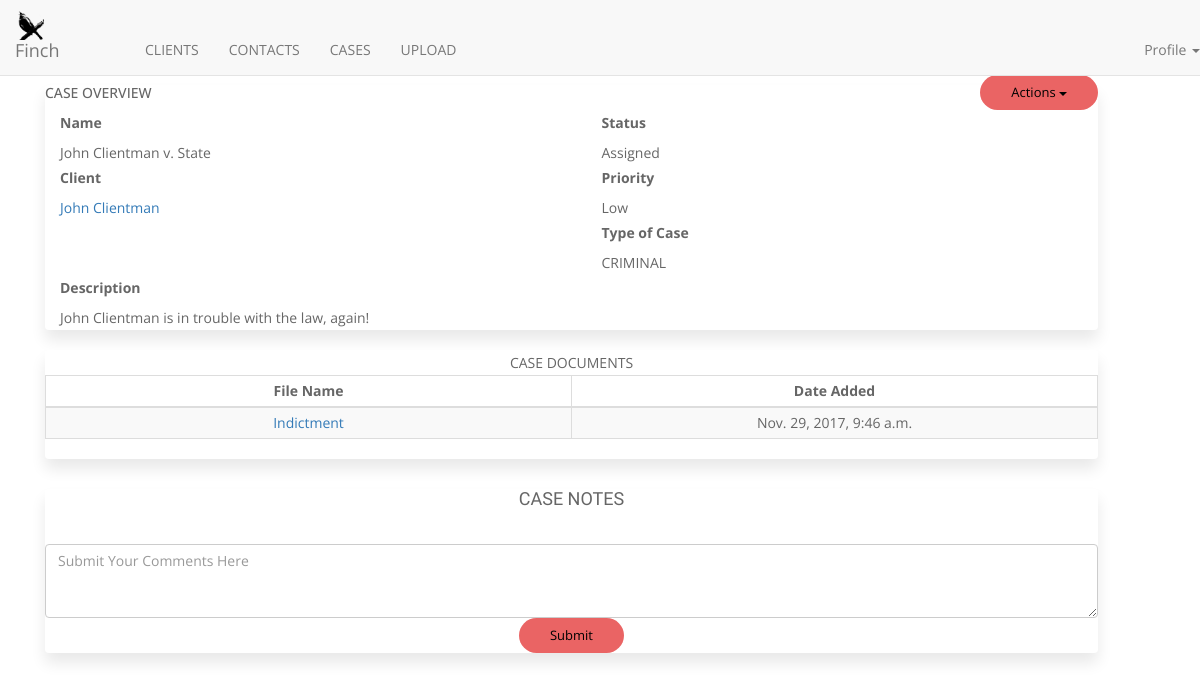
The page /cases/6/view/ on the database as committed earlier.
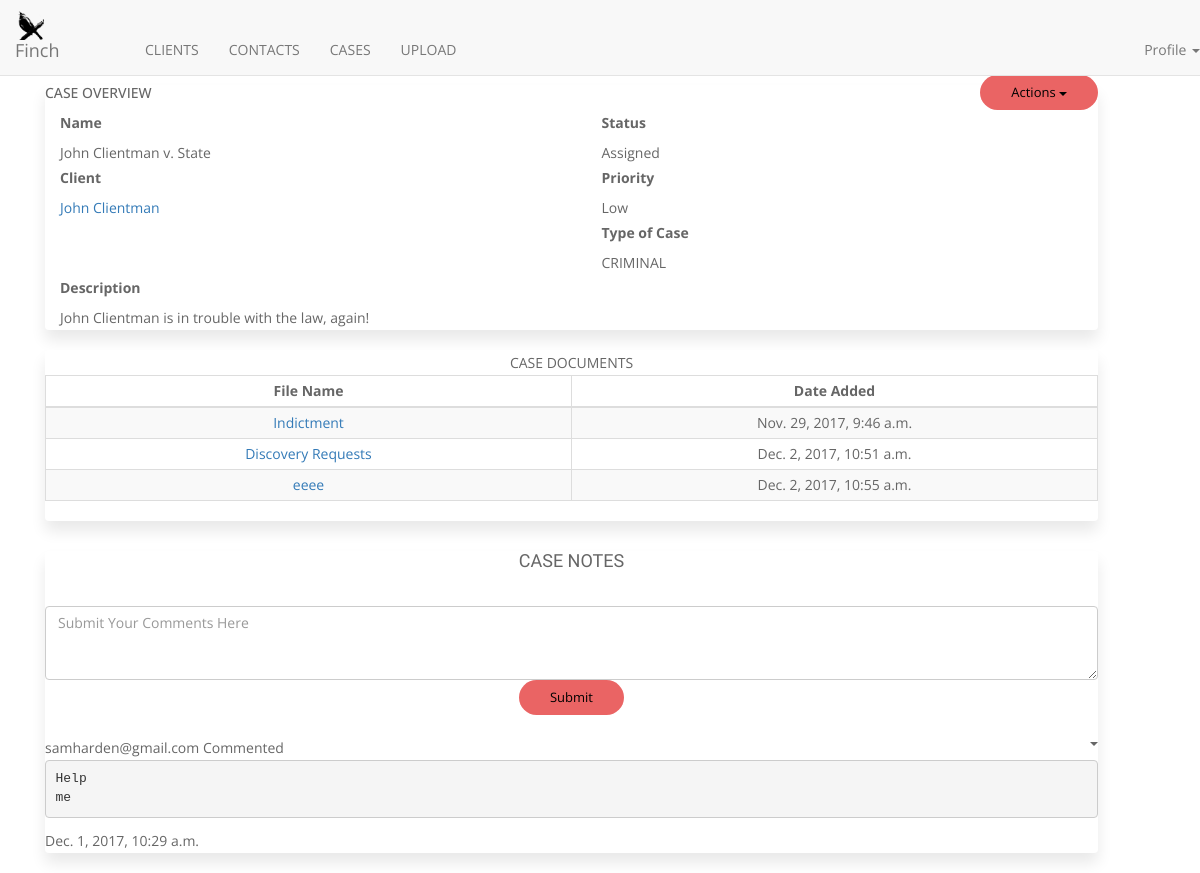
The same page on the database as committed later.
### cases/models.py (models this page shows)
class UploadFile(models.Model):
    name = models.ForeignKey(Case)
    description = models.CharField(max_length=255, blank=True)
    document = models.FileField(upload_to='documents/')
    uploaded_at = models.DateTimeField(auto_now_add=True)

### common/models.py (models this page shows, shortened)
class Comment(models.Model):
    case = models.ForeignKey('cases.Case', blank=True, null=True, related_name="cases", on_delete=models.CASCADE)
    comment = models.CharField(max_length=255)
    commented_on = models.DateTimeField(auto_now_add=True)
    commented_by = models.ForeignKey(User, on_delete=models.CASCADE, blank=True, null=True)
    account = models.ForeignKey(
        'clients.Account', blank=True, null=True, related_name="clients_comments", on_delete=models.CASCADE)
    lead = models.ForeignKey('leads.Lead', blank=True, null=True, related_name="leads", on_delete=models.CASCADE)
    contact = models.ForeignKey(
        'contacts.Contact', blank=True, null=True, related_name="contact_comments", on_delete=models.CASCADE)

class User(AbstractBaseUser, PermissionsMixin):
    username = models.CharField(max_length=100, unique=True)
    email = models.EmailField(max_length=255, unique=True)
    is_active = models.BooleanField(default=True)
    is_admin = models.BooleanField(default=False)
    is_staff = models.BooleanField(default=False)
    date_joined = models.DateTimeField(('date joined'), auto_now_add=True)
    USERNAME_FIELD = 'email'
    REQUIRED_FIELDS = ['username', ]
    objects = UserManager()

### cases/views.py (the view)
# urls.py: url(r'^(?P<case_id>\d+)/view/$', views.view_case, name='view_case'),
def view_case(request, case_id):
    case_record = get_object_or_404(
        Case.objects.prefetch_related("contacts", "account"), id=case_id)
    comments = case_record.cases.all()
    case_object = UploadFile.objects.all().values()
    return render(request, "cases/view_case.html", {
        'case_record': case_record,
        'comments': comments,
        'case_obj': case_object,
    })

### clients/models.py (called while the page is built)
    def __str__(self):
        return self.name

### templates/cases/view_case.html (shortened to what the changed rows need)
{% extends 'base.html' %}
{% load staticfiles %}
{% block content %}
      <div class="container">
  <div class="col-md-8 col-sm-6 col-xs-12" style="width:95%">
    <div class="panel">
        <div class="panel-content">
          <table class="table table-bordered table-striped table-condensed" id="multiselect">
            <thead>
              <tr>
                <th width="20%" style="text-align:center;">File Name</th>
                <th width="20%" style="text-align:center;">Date Added</th>
              </tr>
            </thead>
            <tbody>
              {% for obj in case_obj %}
              {% if case_record.id == obj.name_id %}
              <tr class="case_row{{case.id}}" style="text-align:center;">
                <td><a href="/media/{{obj.document}}">{{ obj.description }}</a></td>
                <td>{{ obj.uploaded_at }}</td>
              </tr>
              {% endif %}
              {% endfor %}
            </tbody>
          </table>
        </div>
      </div>
    </div>
                <div class="col-md-8 col-sm-6 col-xs-12" style="width:95%">
                  <div class="panel"><center>
                <h4>CASE NOTES</h4><br>
                <div class="panel-content" id="datashow">
                    <ul class="list-group" id="comments_div">
                      {% for comment in comments %}
                        <div class="pull-right right-container">
                          <div class="list-row-buttons btn-group pull-right">
                            <span class="caret" data-toggle="dropdown"></span>
                          </div>
                        </div></center>
                        <div class="stream-head-container">{{ comment.commented_by }} Commented</div>
                        <div class="stream-post-container" id="comment_name{{comment.id}}"><pre>{{ comment.comment }}</pre></div>
                        <div class="stream-date-container">{{ comment.commented_on }}</div>
                      {% endfor %}
                    </ul>
                  </div>
                </div>
              </div>
            </div>
          </div>
{% endblock %}

Rows that differ between the two databases and show on the page:
added UploadFile: description "Discovery Requests", uploaded_at "Dec. 2, 2017, 10:51 a.m."
added UploadFile: description "eeee", uploaded_at "Dec. 2, 2017, 10:55 a.m."
added Comment: commented_by "samharden@gmail.com", comment "Help me", commented_on "Dec. 1, 2017, 10:29 a.m."
